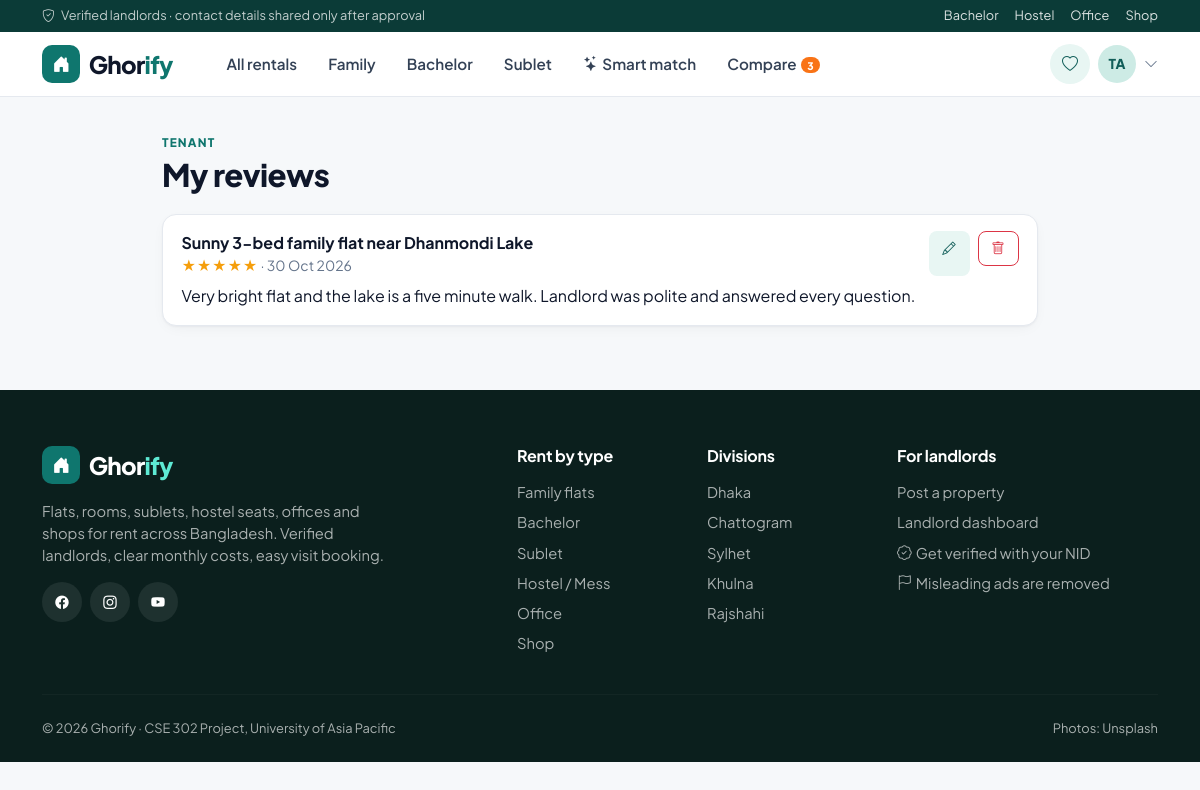
Screenshot of /me/reviews/ (signed in) with the database file from the repository.
### accounts/models.py (models this page shows, shortened)
class User(AbstractUser):
    objects = GhorifyUserManager()
    class Role(models.TextChoices):
        TENANT = 'tenant', 'Tenant'
        LANDLORD = 'landlord', 'Landlord'
        ADMIN = 'admin', 'Admin'
    email = models.EmailField(unique=True)
    role = models.CharField(max_length=10, choices=Role.choices, default=Role.TENANT)
    phone = models.CharField(max_length=14, blank=True, validators=[phone_validator])
    avatar = models.ImageField(upload_to=avatar_upload_path, blank=True, null=True)
    bio = models.TextField(blank=True, max_length=500)
    class Meta:
        ordering = ['-date_joined']
    @property
    def is_tenant(self):
        return self.role == self.Role.TENANT
    @property
    def is_landlord(self):
        return self.role == self.Role.LANDLORD
    @property
    def display_name(self):
        return self.get_full_name() or self.username
    @property
    def initials(self):
        name = self.display_name.split()
        return ''.join(part[0] for part in name[:2]).upper()

### interactions/models.py (models this page shows, shortened)
class Review(models.Model):
    tenant = models.ForeignKey(settings.AUTH_USER_MODEL, on_delete=models.CASCADE, related_name='reviews')
    property = models.ForeignKey(Property, on_delete=models.CASCADE, related_name='reviews')
    rating = models.PositiveSmallIntegerField(validators=[MinValueValidator(1), MaxValueValidator(5)])
    landlord_rating = models.PositiveSmallIntegerField(
        'Landlord behaviour', validators=[MinValueValidator(1), MaxValueValidator(5)], null=True, blank=True,
    )
    comment = models.TextField(max_length=1000)
    created_at = models.DateTimeField(auto_now_add=True)
    updated_at = models.DateTimeField(auto_now=True)
    class Meta:
        ordering = ['-created_at']
        constraints = [models.UniqueConstraint(fields=['tenant', 'property'], name='one_review_per_property')]

### properties/models.py (models this page shows, shortened)
class Property(models.Model):
    class PropertyType(models.TextChoices):
        APARTMENT = 'apartment', 'Apartment / Flat'
        HOUSE = 'house', 'Full house'
        ROOM = 'room', 'Single room'
        STUDIO = 'studio', 'Studio'
        DUPLEX = 'duplex', 'Duplex'
        SEAT = 'seat', 'Seat (shared room)'
        COMMERCIAL = 'commercial', 'Commercial space'
    class Category(models.TextChoices):
        FAMILY = 'family', 'Family'
        BACHELOR = 'bachelor', 'Bachelor'
        SUBLET = 'sublet', 'Sublet'
        HOSTEL = 'hostel', 'Hostel / Mess'
        OFFICE = 'office', 'Office'
        SHOP = 'shop', 'Shop'
    class Division(models.TextChoices):
        DHAKA = 'dhaka', 'Dhaka'
        CHATTOGRAM = 'chattogram', 'Chattogram'
        KHULNA = 'khulna', 'Khulna'
        RAJSHAHI = 'rajshahi', 'Rajshahi'
        SYLHET = 'sylhet', 'Sylhet'
        BARISHAL = 'barishal', 'Barishal'
        RANGPUR = 'rangpur', 'Rangpur'
        MYMENSINGH = 'mymensingh', 'Mymensingh'
    class Gender(models.TextChoices):
        ANY = 'any', 'Anyone'
        MALE = 'male', 'Male only'
        FEMALE = 'female', 'Female only'
    class Status(models.TextChoices):
        PENDING = 'pending', 'Pending review'
        APPROVED = 'approved', 'Published'
        REJECTED = 'rejected', 'Rejected'
    landlord = models.ForeignKey(settings.AUTH_USER_MODEL, on_delete=models.CASCADE, related_name='properties')
    title = models.CharField(max_length=150)
    description = models.TextField()
    property_type = models.CharField(max_length=12, choices=PropertyType.choices, default=PropertyType.APARTMENT)
    category = models.CharField(max_length=10, choices=Category.choices, default=Category.FAMILY)
    division = models.CharField(max_length=12, choices=Division.choices, default=Division.DHAKA)
    city = models.CharField('City / district', max_length=60, default='Dhaka')
    location = models.CharField('Area', max_length=80, help_text='Neighbourhood, e.g. Dhanmondi')
    address = models.CharField(max_length=255, help_text='Road / house number. Shown only to tenants after approval.')
    price = models.PositiveIntegerField('Monthly rent (BDT)', validators=[MinValueValidator(500)])
    is_negotiable = models.BooleanField('Rent is negotiable', default=False)
    service_charge = models.PositiveIntegerField('Service charge (BDT / month)', default=0)
    advance_months = models.PositiveSmallIntegerField('Advance (months)', default=2)
    bedrooms = models.PositiveSmallIntegerField(default=1)
    bathrooms = models.PositiveSmallIntegerField(default=1)
    balconies = models.PositiveSmallIntegerField(default=0)
    floor = models.SmallIntegerField(default=1, help_text='0 for ground floor')
    size = models.PositiveIntegerField('Size (sq ft)', null=True, blank=True)
    furnished = models.BooleanField(default=False)
    pet_friendly = models.BooleanField(default=False)
    parking = models.BooleanField(default=False)
    amenities = models.ManyToManyField(Amenity, blank=True, related_name='properties')
    tenant_gender = models.CharField(
        'Who can rent', max_length=6, choices=Gender.choices, default=Gender.ANY,
        help_text='Only for bachelor, sublet and hostel listings.',
    )
    house_rules = models.TextField(blank=True, help_text='Guest policy, smoking, cooking rules, etc.')
    gate_closing_time = models.TimeField(null=True, blank=True)
    available_from = models.DateField(null=True, blank=True)
    is_available = models.BooleanField(default=True)
    status = models.CharField(max_length=10, choices=Status.choices, default=Status.PENDING)
    moderation_note = models.CharField(max_length=255, blank=True)
    is_featured = models.BooleanField(default=False, help_text='Featured listings are shown first.')
    view_count = models.PositiveIntegerField(default=0)
    created_at = models.DateTimeField(auto_now_add=True)
    updated_at = models.DateTimeField(auto_now=True)
    objects = PropertyQuerySet.as_manager()
    class Meta:
        ordering = ['-created_at']
        verbose_name_plural = 'properties'
        indexes = [models.Index(fields=['status', 'is_available', 'location'])]
    def get_absolute_url(self):
        return reverse('properties:detail', args=[self.pk])

### interactions/views.py (the view)
# urls.py: path('reviews/', views.review_list, name='reviews'),
@tenant_required
def review_list(request):
    reviews = request.user.reviews.select_related('property')
    return render(request, 'interactions/review_list.html', {'reviews': reviews})

### interactions/context_processors.py (called while the page is built)
def compare_count(request):
    user = getattr(request, 'user', None)
    if not (user and user.is_authenticated and user.is_tenant):
        return {}
    comparison = user.comparisons.first()
    return {'compare_count': comparison.items.count() if comparison else 0}

### properties/templatetags/ghorify_tags.py (called while the page is built)
@register.filter
def stars(value):
    try:
        value = float(value or 0)
    except (TypeError, ValueError):
        value = 0
    full = int(round(value))
    return '★' * full + '☆' * (5 - full)

### templates/interactions/review_list.html (shortened to what this page needs)
{% extends 'base.html' %}
{% load ghorify_tags %}
{% block content %}
<div class="container" style="max-width:900px">
  <div class="page-header"><span class="eyebrow">Tenant</span><h1>My reviews</h1></div>
  {% for r in reviews %}
    <div class="request-card">
      <div class="d-flex flex-wrap justify-content-between gap-2">
        <div>
          <a href="{{ r.property.get_absolute_url }}" class="fw-bold text-reset">{{ r.property.title }}</a>
          <div class="small"><span class="stars">{{ r.rating|stars }}</span> <span class="text-muted">· {{ r.created_at|date:'d M Y' }}</span></div>
        </div>
        <div class="d-flex gap-2">
          <a href="{% url 'interactions:review_update' r.pk %}" class="btn btn-sm btn-soft"><i class="bi bi-pencil"></i></a>
          <form method="post" action="{% url 'interactions:review_delete' r.pk %}" data-confirm="Delete this review?">{% csrf_token %}<input type="hidden" name="next" value="{{ request.path }}"><button class="btn btn-sm btn-outline-danger"><i class="bi bi-trash"></i></button></form>
        </div>
      </div>
      <p class="mb-0 mt-2">{{ r.comment }}</p>
    </div>
  {% empty %}
    {% include 'partials/empty.html' with icon='bi-star' title='No reviews yet' text='After a visit is approved you can rate the home and the landlord.' %}
  {% endfor %}
</div>
{% endblock %}

### templates/partials/navbar.html (shortened to what this page needs)
{% with url=request.resolver_match.url_name ns=request.resolver_match.namespace %}
<div class="top-strip d-none d-md-block">
  <div class="container d-flex justify-content-between">
    <span><i class="bi bi-shield-check me-1"></i> Verified landlords · contact details shared only after approval</span>
    <span class="d-flex gap-3">
      <a href="{% url 'properties:browse' %}?category=bachelor">Bachelor</a>
      <a href="{% url 'properties:browse' %}?category=hostel">Hostel</a>
      <a href="{% url 'properties:browse' %}?category=office">Office</a>
      <a href="{% url 'properties:browse' %}?category=shop">Shop</a>
    </span>
  </div>
</div>
<nav class="navbar navbar-expand-lg gh-nav sticky-top py-2">
  <div class="container">
    <a class="navbar-brand gh-brand" href="{% url 'properties:home' %}">
      <span class="logo"><i class="bi bi-house-door-fill"></i></span><span>Ghor<span class="accent">ify</span></span>
    </a>
    <div class="collapse navbar-collapse" id="mainNav">
      <ul class="navbar-nav ms-lg-4 me-auto gap-1 mt-3 mt-lg-0">
        <li class="nav-item"><a class="nav-link {% if url == 'browse' and not request.GET.category %}active{% endif %}" href="{% url 'properties:browse' %}">All rentals</a></li>
        <li class="nav-item"><a class="nav-link {% if request.GET.category == 'family' %}active{% endif %}" href="{% url 'properties:browse' %}?category=family">Family</a></li>
        <li class="nav-item"><a class="nav-link {% if request.GET.category == 'bachelor' %}active{% endif %}" href="{% url 'properties:browse' %}?category=bachelor">Bachelor</a></li>
        <li class="nav-item"><a class="nav-link {% if request.GET.category == 'sublet' %}active{% endif %}" href="{% url 'properties:browse' %}?category=sublet">Sublet</a></li>
        <li class="nav-item"><a class="nav-link {% if ns == 'search' and url == 'search' %}active{% endif %}" href="{% url 'search:search' %}"><i class="bi bi-stars me-1"></i>Smart match</a></li>
        {% if user.is_authenticated and user.is_tenant %}
          <li class="nav-item"><a class="nav-link {% if url == 'compare' or url == 'comparison' %}active{% endif %}" href="{% url 'interactions:compare' %}">Compare{% if compare_count %}<span class="nav-badge">{{ compare_count }}</span>{% endif %}</a></li>
        {% elif user.is_authenticated and user.is_landlord %}
          <li class="nav-item"><a class="nav-link {% if url == 'mine' %}active{% endif %}" href="{% url 'properties:mine' %}">My listings</a></li>
          <li class="nav-item"><a class="nav-link {% if url == 'incoming' %}active{% endif %}" href="{% url 'interactions:incoming' %}">Requests</a></li>
        {% elif user.is_authenticated and user.is_platform_admin %}
          <li class="nav-item"><a class="nav-link {% if url == 'moderation' %}active{% endif %}" href="{% url 'dashboard:moderation' %}">Moderation</a></li>
        {% endif %}
      </ul>
      <div class="d-flex align-items-center gap-2 mt-3 mt-lg-0">
        {% if user.is_authenticated %}
          {% if user.is_tenant %}
            <a href="{% url 'interactions:favourites' %}" class="btn btn-icon btn-soft" title="Saved properties"><i class="bi bi-heart"></i></a>
          {% endif %}
          <div class="dropdown">
            <a href="#" class="d-flex align-items-center gap-2 text-reset" data-bs-toggle="dropdown" aria-expanded="false">
              {% if user.avatar %}<img src="{{ user.avatar.url }}" class="avatar" alt="">{% else %}<span class="avatar">{{ user.initials }}</span>{% endif %}
              <i class="bi bi-chevron-down small text-muted"></i>
            </a>
          </div>
        {% else %}
          <a href="{% url 'accounts:login' %}" class="btn btn-sm btn-soft"><i class="bi bi-person me-1"></i>Log in</a>
        {% endif %}
      </div>
    </div>
  </div>
</nav>
{% endwith %}

### static/css/ghorify.css (style rules this page uses)
:root { --gh-primary: #0f766e; --gh-primary-dark: #115e59; --gh-primary-light: #14b8a6; --gh-soft: #e8f6f3; --gh-soft-2: #cdebe5; --gh-accent: #f97316; --gh-accent-dark: #ea580c; --gh-dark: #0b3b37; --gh-ink: #0f172a; --gh-muted: #64748b; --gh-line: #e5e9ef; --gh-bg: #f6f8fa; --gh-green: #16a34a; --gh-amber: #d97706; --gh-red: #dc2626; --gh-radius: 16px; --gh-radius-sm: 10px; --gh-shadow: 0 1px 2px rgba(15, 23, 42, .04), 0 4px 16px -6px rgba(15, 23, 42, .08); --gh-shadow-lg: 0 18px 40px -16px rgba(15, 23, 42, .25); --bs-body-font-family: 'Plus Jakarta Sans', system-ui, -apple-system, 'Segoe UI', sans-serif; --bs-body-color: var(--gh-ink); --bs-body-bg: var(--gh-bg); --bs-primary: var(--gh-primary); --bs-primary-rgb: 15, 118, 110; --bs-link-color: var(--gh-primary); --bs-link-color-rgb: 15, 118, 110; --bs-link-hover-color: var(--gh-primary-dark); --bs-border-color: var(--gh-line); }
body { background: var(--gh-bg); color: var(--gh-ink); -webkit-font-smoothing: antialiased; }
h1, h2, h3, h4, h5, h6, .display-font { font-family: var(--bs-body-font-family); color: var(--gh-ink); font-weight: 800; letter-spacing: -.02em; }
.text-muted, .text-secondary { color: var(--gh-muted) !important; }
a { text-decoration: none; }
.btn { border-radius: 10px; font-weight: 700; padding: .6rem 1.15rem; transition: all .15s ease; }
.btn-sm { padding: .38rem .8rem; font-size: .84rem; border-radius: 8px; }
.btn-soft { background: var(--gh-soft); color: var(--gh-primary-dark); border: 1px solid transparent; }
.btn-icon { width: 40px; height: 40px; padding: 0; display: inline-grid; place-items: center; border-radius: 50%; }
.top-strip { background: var(--gh-dark); color: rgba(255, 255, 255, .75); font-size: .8rem; padding: .4rem 0; }
.top-strip a { color: rgba(255, 255, 255, .85); }
.gh-nav { background: #fff; border-bottom: 1px solid var(--gh-line); }
.gh-brand { font-weight: 800; font-size: 1.5rem; color: var(--gh-ink) !important; display: flex; align-items: center; gap: .55rem; letter-spacing: -.03em; }
.gh-brand .logo { width: 38px; height: 38px; border-radius: 10px; display: grid; place-items: center; color: #fff; background: var(--gh-primary); font-size: 1.1rem; }
.gh-brand span.accent { color: var(--gh-primary); }
.gh-nav .nav-link { font-weight: 600; color: #334155; border-radius: 8px; padding: .5rem .85rem !important; font-size: .95rem; }
.nav-badge { font-size: .65rem; background: var(--gh-accent); color: #fff; border-radius: 999px; padding: .12rem .42rem; margin-left: .25rem; font-weight: 800; }
.avatar { width: 38px; height: 38px; border-radius: 50%; object-fit: cover; display: inline-grid; place-items: center; background: var(--gh-soft-2); color: var(--gh-primary-dark); font-weight: 800; font-size: .85rem; flex-shrink: 0; }
.eyebrow { text-transform: uppercase; letter-spacing: .1em; font-size: .74rem; font-weight: 800; color: var(--gh-primary); }
.page-header { padding: 2rem 0 1.25rem; }
.page-header h1 { font-size: clamp(1.6rem, 2.6vw, 2.2rem); margin: .2rem 0 0; }
.stars { color: #f59e0b; letter-spacing: .05em; }
.request-card { border: 1px solid var(--gh-line); border-radius: 14px; padding: 1.05rem 1.15rem; background: #fff; box-shadow: var(--gh-shadow); }

### rows the page displays
User: initials "TA"
Review: property "Sunny 3-bed family flat near Dhanmondi Lake", rating|stars "★★★★★", created_at "30 Oct 2026", comment "Very bright flat and the lake is a five minute walk. Landlord was polite and answered every question."

### other values shown
{{ compare_count }} "3"
